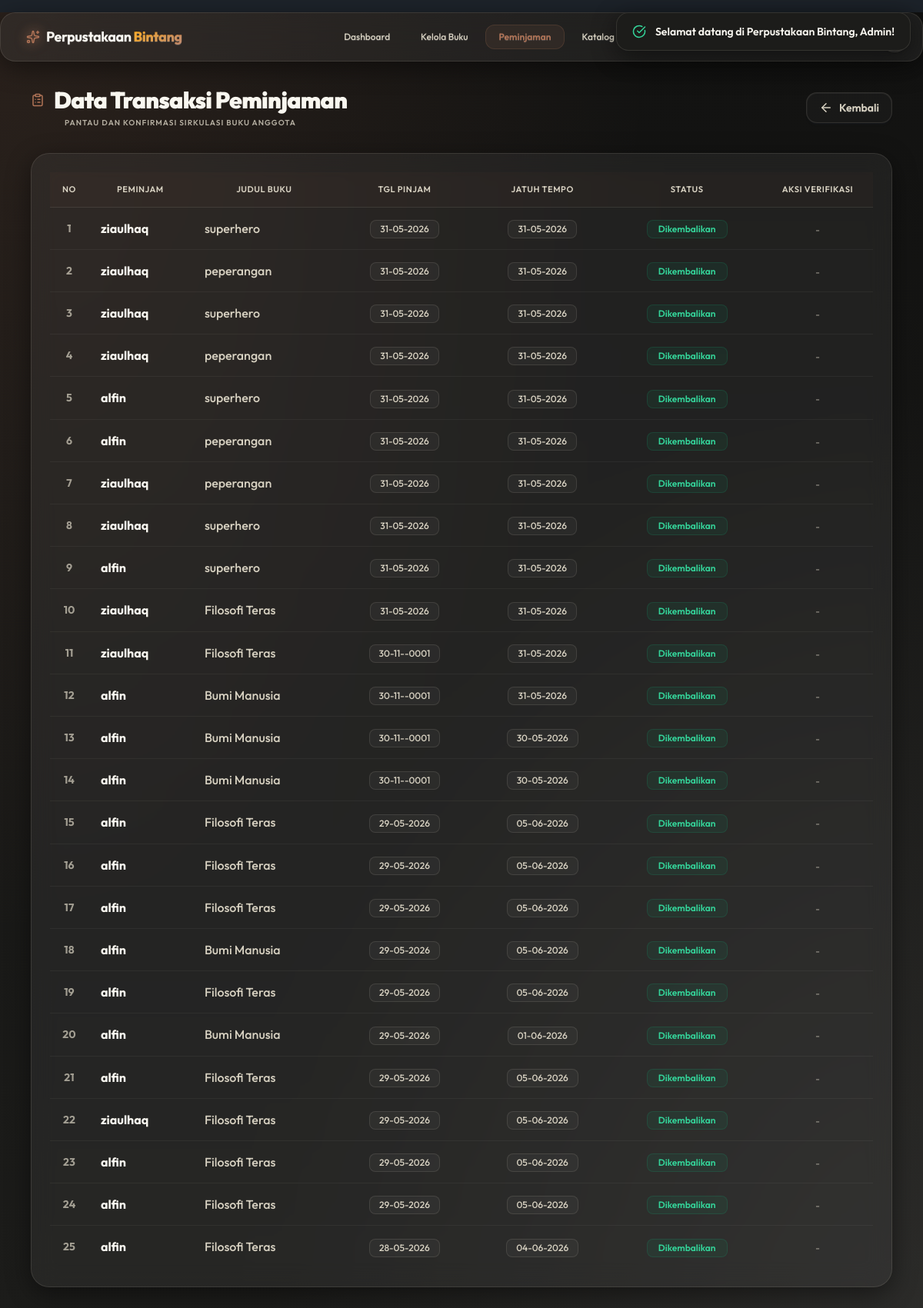
The page /admin_pinjam.php (signed in) on the database its author committed.
### tables this page shows
CREATE TABLE `peminjaman` (
  `id` int(11) NOT NULL,
  `user_id` int(11) NOT NULL,
  `buku_id` int(11) NOT NULL,
  `tanggal_pinjam` date NOT NULL,
  `tanggal_kembali` date NOT NULL,
  `status` enum('dipinjam','dikembalikan','terlambat') NOT NULL DEFAULT 'dipinjam',
  `tanggal_dikembalikan` date DEFAULT NULL
);

CREATE TABLE `users` (
  `id` int(11) NOT NULL,
  `nama` varchar(100) NOT NULL,
  `email` varchar(100) NOT NULL,
  `password` varchar(255) NOT NULL,
  `role` enum('admin','user') DEFAULT 'user',
  `created_at` timestamp NOT NULL DEFAULT current_timestamp()
);

CREATE TABLE `buku` (
  `id` int(11) NOT NULL,
  `judul` varchar(200) NOT NULL,
  `penulis` varchar(100) NOT NULL,
  `penerbit` varchar(100) DEFAULT NULL,
  `tahun` int(11) DEFAULT NULL,
  `status` varchar(20) DEFAULT 'tersedia',
  `stok` int(11) DEFAULT 1,
  `created_at` timestamp NOT NULL DEFAULT current_timestamp()
);

### admin_pinjam.php (the view, shortened to what this page needs)
<?php
include 'koneksi.php';
$pinjam = mysqli_query($koneksi, "SELECT p.*, b.judul, u.nama FROM peminjaman p JOIN buku b ON p.buku_id=b.id JOIN users u ON p.user_id=u.id ORDER BY p.id DESC");
$role = $_SESSION['role'];
?>
<!DOCTYPE html>
<html lang="id" data-theme="night">
<head>
    <link href="https://cdn.jsdelivr.net/npm/daisyui@5" rel="stylesheet" type="text/css" />
    <script src="https://cdn.jsdelivr.net/npm/@tailwindcss/browser@4"></script>
    <link rel="stylesheet" href="style.css">
</head>
<body class="min-h-screen pb-12">
    <?php if(isset($_SESSION['notif'])):
        $icon = $_SESSION['notif']['tipe'] === 'success' ? 'check-circle' : 'alert-triangle';
        $iconColor = $_SESSION['notif']['tipe'] === 'success' ? 'icon-success' : 'icon-error';
    ?>
    <div class="toast toast-top toast-end z-50 transition-all duration-300">
        <div class="alert toast-glass shadow-2xl flex items-center gap-3 py-3.5 px-5">
            <i data-lucide="<?= $icon ?>" class="<?= $iconColor ?>"></i>
            <span class="font-semibold text-sm text-primary-theme"><?= htmlspecialchars($_SESSION['notif']['pesan']) ?></span>
        </div>
    </div>
    <?php unset($_SESSION['notif']); endif; ?>
    <?php include 'navbar.php'; ?>
    <main class="container mx-auto px-4 mt-8 max-w-6xl">
        <div class="flex flex-col sm:flex-row justify-between items-center gap-4 mb-8">
            <div class="text-center sm:text-left">
                <h2 class="text-3xl font-black tracking-tight flex items-center justify-center sm:justify-start gap-3 text-primary-theme">
                    <i data-lucide="clipboard-list" class="icon-indigo w-8 h-8"></i>
                    <span>Data Transaksi Peminjaman</span>
                </h2>
                <p class="text-[10px] text-secondary-theme opacity-80 mt-1 uppercase tracking-widest font-semibold ml-11">Pantau Dan Konfirmasi Sirkulasi Buku Anggota</p>
            </div>
            <a href="dashboard.php" class="btn btn-premium-ghost rounded-2xl text-secondary-theme text-sm gap-2">
                <i data-lucide="arrow-left" class="w-4 h-4"></i> Kembali
            </a>
        </div>
        <div class="glass-card p-6 shadow-xl">
            <div class="overflow-x-auto w-full">
                <table class="custom-table w-full">
                    <thead>
                        <tr>
                            <th class="w-12 text-center">No</th>
                            <th>Peminjam</th>
                            <th>Judul Buku</th>
                            <th class="text-center">Tgl Pinjam</th>
                            <th class="text-center">Jatuh Tempo</th>
                            <th class="text-center">Status</th>
                            <th class="text-center w-36">Aksi Verifikasi</th>
                        </tr>
                    </thead>
                    <tbody>
                        <?php $no = 1; while($p = mysqli_fetch_assoc($pinjam)): ?>
                        <tr>
                            <td class="text-center text-secondary-theme opacity-70 font-bold text-sm"><?= $no++ ?></td>
                            <td class="font-bold text-primary-theme"><?= htmlspecialchars($p['nama']) ?></td>
                            <td class="font-medium text-secondary-theme"><?= htmlspecialchars($p['judul']) ?></td>
                            <td class="text-center"><span class="badge badge-premium-ghost py-2 px-3 text-xs"><?= date('d-m-Y', strtotime($p['tanggal_pinjam'])) ?></span></td>
                            <td class="text-center"><span class="badge badge-premium-ghost py-2 px-3 text-xs"><?= $p['tanggal_kembali'] ? date('d-m-Y', strtotime($p['tanggal_kembali'])) : '-' ?></span></td>
                            <td class="text-center">
                                <?php if($p['status'] == 'dipinjam'): ?>
                                    <span class="badge badge-glass-info py-2.5 px-3.5 text-xs">Sedang Dipinjam</span>
                                <?php else: ?>
                                    <span class="badge badge-glass-success py-2.5 px-3.5 text-xs">Dikembalikan</span>
                                <?php endif; ?>
                            </td>
                            <td class="text-center">
                                <?php if($p['status'] == 'dipinjam'): ?>
                                    <button onclick="bukaModal(<?= $p['id'] ?>, '<?= htmlspecialchars($p['judul'], ENT_QUOTES) ?>', '<?= htmlspecialchars($p['nama'], ENT_QUOTES) ?>')" class="btn btn-premium btn-xs rounded-xl px-4 py-1 text-xs text-white gap-1.5 flex items-center justify-center">
                                        <i data-lucide="check-circle" class="w-3.5 h-3.5"></i> Kembalikan
                                    </button>
                                <?php else: ?>
                                    <span class="text-xs text-secondary-theme opacity-50 font-semibold">-</span>
                                <?php endif; ?>
                            </td>
                        </tr>
                        <?php endwhile; ?>
                    </tbody>
                </table>
            </div>
        </div>
    </main>
</body>
</html>

### navbar.php (shortened to what this page needs)
<nav class="navbar floating-nav sticky top-4 z-40 flex items-center justify-between">
    <div class="flex-1 lg:flex-none">
        <a href="dashboard.php" class="btn btn-ghost text-lg font-bold tracking-tight gap-2 hover:bg-[rgba(177,116,87,0.08)] rounded-xl transition-all">
            <i data-lucide="sparkles" class="icon-brand filter drop-shadow-[0_0_8px_var(--accent-primary)] w-5 h-5"></i>
            <span class="text-nav-title text-primary-theme">Perpustakaan <span class="text-gold-gradient">Bintang</span></span>
        </a>
    </div>
    <div class="hidden lg:flex flex-1 justify-center gap-1.5">
        <?php if($role == 'admin'): ?>
            <a href="dashboard.php" class="btn btn-ghost btn-sm rounded-xl px-4 py-2 hover:bg-[rgba(177,116,87,0.08)] <?= basename($_SERVER['PHP_SELF']) == 'dashboard.php' ? 'nav-active' : 'text-secondary-theme font-medium' ?>">Dashboard</a>
            <a href="kelola_buku.php" class="btn btn-ghost btn-sm rounded-xl px-4 py-2 hover:bg-[rgba(177,116,87,0.08)] <?= in_array(basename($_SERVER['PHP_SELF']), ['kelola_buku.php', 'tambah_buku.php', 'edit_buku.php']) ? 'nav-active' : 'text-secondary-theme font-medium' ?>">Kelola Buku</a>
            <a href="admin_pinjam.php" class="btn btn-ghost btn-sm rounded-xl px-4 py-2 hover:bg-[rgba(177,116,87,0.08)] <?= basename($_SERVER['PHP_SELF']) == 'admin_pinjam.php' ? 'nav-active' : 'text-secondary-theme font-medium' ?>">Peminjaman</a>
            <a href="buku.php" class="btn btn-ghost btn-sm rounded-xl px-4 py-2 hover:bg-[rgba(177,116,87,0.08)] <?= basename($_SERVER['PHP_SELF']) == 'buku.php' ? 'nav-active' : 'text-secondary-theme font-medium' ?>">Katalog Master</a>
        <?php endif; ?>
    </div>
    <div class="flex items-center gap-2">
        <button id="themeToggleBtn" onclick="toggleTheme()" class="btn btn-ghost btn-circle btn-sm hover:bg-[rgba(177,116,87,0.08)] text-nav-icon" title="Ubah Tema">
        </button>
        <div class="hidden md:flex items-center gap-2 mr-1">
            <span class="badge <?= $role === 'admin' ? 'badge-glass-admin' : 'badge-glass-user' ?> uppercase px-2.5 py-2"><?= strtoupper($role) ?></span>
        </div>
        <div class="dropdown dropdown-end">
            <div tabindex="0" role="button" class="btn btn-ghost btn-circle border border-[var(--glass-border)] hover:bg-[var(--glass-bg)] bg-[var(--glass-bg)] shadow-sm">
                <div class="w-8 h-8 rounded-full flex items-center justify-center text-primary-theme">
                </div>
            </div>
        </div>
    </div>
</nav>

### rows shown on the page
peminjaman: user.nama "ziaulhaq", buku.judul "superhero", tanggal_pinjam "31-05-2026", tanggal_kembali "31-05-2026", status "Dikembalikan"
peminjaman: user.nama "ziaulhaq", buku.judul "peperangan", tanggal_pinjam "31-05-2026", tanggal_kembali "31-05-2026", status "Dikembalikan"
peminjaman: user.nama "ziaulhaq", buku.judul "superhero", tanggal_pinjam "31-05-2026", tanggal_kembali "31-05-2026", status "Dikembalikan"
peminjaman: user.nama "ziaulhaq", buku.judul "peperangan", tanggal_pinjam "31-05-2026", tanggal_kembali "31-05-2026", status "Dikembalikan"
peminjaman: user.nama "alfin", buku.judul "superhero", tanggal_pinjam "31-05-2026", tanggal_kembali "31-05-2026", status "Dikembalikan"
peminjaman: user.nama "alfin", buku.judul "peperangan", tanggal_pinjam "31-05-2026", tanggal_kembali "31-05-2026", status "Dikembalikan"
peminjaman: user.nama "ziaulhaq", buku.judul "peperangan", tanggal_pinjam "31-05-2026", tanggal_kembali "31-05-2026", status "Dikembalikan"
peminjaman: user.nama "ziaulhaq", buku.judul "superhero", tanggal_pinjam "31-05-2026", tanggal_kembali "31-05-2026", status "Dikembalikan"
peminjaman: user.nama "alfin", buku.judul "superhero", tanggal_pinjam "31-05-2026", tanggal_kembali "31-05-2026", status "Dikembalikan"
peminjaman: user.nama "ziaulhaq", buku.judul "Filosofi Teras", tanggal_pinjam "31-05-2026", tanggal_kembali "31-05-2026", status "Dikembalikan"
peminjaman: user.nama "ziaulhaq", buku.judul "Filosofi Teras", tanggal_pinjam "30-11--0001", tanggal_kembali "31-05-2026", status "Dikembalikan"
peminjaman: user.nama "alfin", buku.judul "Bumi Manusia", tanggal_pinjam "30-11--0001", tanggal_kembali "31-05-2026", status "Dikembalikan"
peminjaman: user.nama "alfin", buku.judul "Bumi Manusia", tanggal_pinjam "30-11--0001", tanggal_kembali "30-05-2026", status "Dikembalikan"
peminjaman: user.nama "alfin", buku.judul "Bumi Manusia", tanggal_pinjam "30-11--0001", tanggal_kembali "30-05-2026", status "Dikembalikan"
peminjaman: user.nama "alfin", buku.judul "Filosofi Teras", tanggal_pinjam "29-05-2026", tanggal_kembali "05-06-2026", status "Dikembalikan"
peminjaman: user.nama "alfin", buku.judul "Filosofi Teras", tanggal_pinjam "29-05-2026", tanggal_kembali "05-06-2026", status "Dikembalikan"
peminjaman: user.nama "alfin", buku.judul "Filosofi Teras", tanggal_pinjam "29-05-2026", tanggal_kembali "05-06-2026", status "Dikembalikan"
peminjaman: user.nama "alfin", buku.judul "Bumi Manusia", tanggal_pinjam "29-05-2026", tanggal_kembali "05-06-2026", status "Dikembalikan"
peminjaman: user.nama "alfin", buku.judul "Filosofi Teras", tanggal_pinjam "29-05-2026", tanggal_kembali "05-06-2026", status "Dikembalikan"
peminjaman: user.nama "alfin", buku.judul "Bumi Manusia", tanggal_pinjam "29-05-2026", tanggal_kembali "01-06-2026", status "Dikembalikan"
peminjaman: user.nama "alfin", buku.judul "Filosofi Teras", tanggal_pinjam "29-05-2026", tanggal_kembali "05-06-2026", status "Dikembalikan"
peminjaman: user.nama "ziaulhaq", buku.judul "Filosofi Teras", tanggal_pinjam "29-05-2026", tanggal_kembali "05-06-2026", status "Dikembalikan"
peminjaman: user.nama "alfin", buku.judul "Filosofi Teras", tanggal_pinjam "29-05-2026", tanggal_kembali "05-06-2026", status "Dikembalikan"
peminjaman: user.nama "alfin", buku.judul "Filosofi Teras", tanggal_pinjam "29-05-2026", tanggal_kembali "05-06-2026", status "Dikembalikan"
peminjaman: user.nama "alfin", buku.judul "Filosofi Teras", tanggal_pinjam "28-05-2026", tanggal_kembali "04-06-2026", status "Dikembalikan"

### other values the page prints
$_SESSION['notif']['pesan'] "Selamat datang di Perpustakaan Bintang, Admin!"
